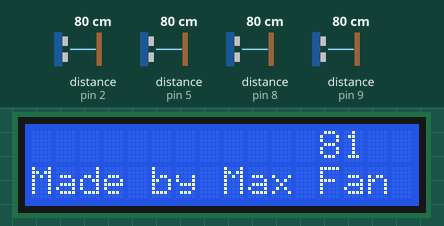
Recording of a sketch running on a simulated Arduino Uno, built with avr-gcc and run on an emulated ATmega328P. Shown: 16×2 character LCD. The inputs (shaded band) are chosen by the test bench; at power-on: distance to the obstacle (sensors on pin 2, pin 5, pin 8, pin 9) 80 cm. The echo pulse lasts 58.3 µs per cm; what the sketch prints to the serial monitor is not drawn.

Above: at 1.2 s.
1.3 s: distance to the obstacle (sensor on pin 2) set to 250 cm
At 1.79 s:
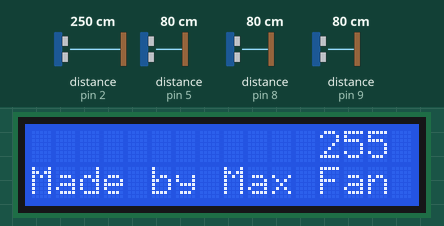
3.2 s: distance to the obstacle (sensor on pin 5) set to 2 cm
At 3.87 s:
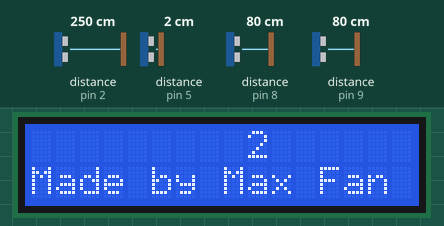
5.3 s: distance to the obstacle (sensor on pin 8) set to 120 cm
At 5.8 s:
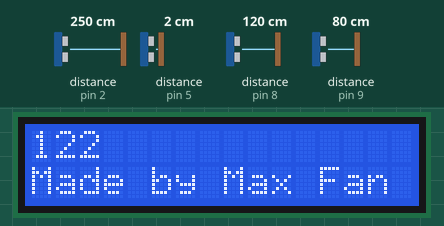
8.4 s: distance to the obstacle (sensor on pin 9) set to 250 cm
At 8.72 s:
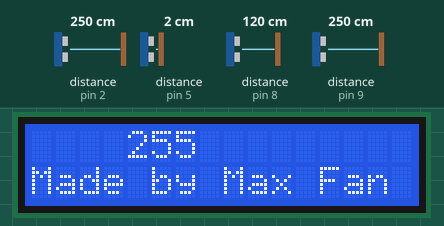
11.5 s: distance to the obstacle (sensor on pin 2) set to 2 cm
At 11.81 s:
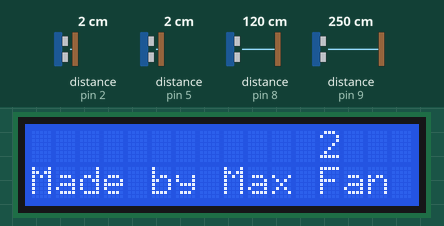
13.2 s: distance to the obstacle (sensor on pin 5) set to 4 cm
At 13.87 s:
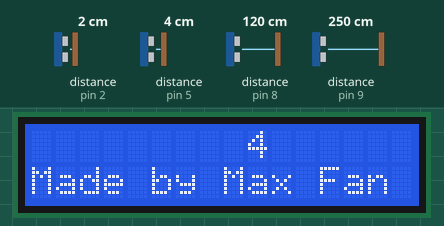

The sketch:

arduino_ultrasound_multi.ino
```cpp
#include <NewPing.h>
#include <LiquidCrystal.h>

#define TRIGGER_PIN 7
#define TRIGGER_PIN_ALT 10
#define TRIGGER_PIN_ALT_1 6
#define TRIGGER_PIN_ALT_2 3


#define ECHO_PIN 8
#define ECHO_PIN_ALT 9
#define ECHO_PIN_ALT_1 5
#define ECHO_PIN_ALT_2 2

#define MAX_DISTANCE 800
#define SONAR_NUM 4

LiquidCrystal lcd(A2,A1,A5,A4,A3,A0);
//NewPing sonar(TRIGGER_PIN, ECHO_PIN, MAX_DISTANCE); // NewPing setup of pins and maximum distance.
//NewPing sonar(TRIGGER_PIN_ALT, ECHO_PIN_ALT, MAX_DISTANCE_ALT);


NewPing sonar[SONAR_NUM] = {   // Sensor object array.
  NewPing(TRIGGER_PIN, ECHO_PIN, MAX_DISTANCE), // Each sensor's trigger pin, echo pin, and max distance to ping.
  NewPing(TRIGGER_PIN_ALT, ECHO_PIN_ALT, MAX_DISTANCE),
  NewPing(TRIGGER_PIN_ALT_1, ECHO_PIN_ALT_1, MAX_DISTANCE),
  NewPing(TRIGGER_PIN_ALT_2, ECHO_PIN_ALT_2, MAX_DISTANCE)
};
int i = 0;

void setup() {
   Serial.begin(9600);
   lcd.begin(16, 2);
   lcd.clear();
}

void loop() {
   delay(10);
   unsigned int uS = sonar[i%SONAR_NUM].ping_median();
   unsigned int dist = sonar[i%SONAR_NUM].convert_cm(uS);

   String stringSerial = '[' + String(i%SONAR_NUM) + ',' + String(dist) + ']';
   Serial.println(stringSerial);

   lcd.clear();
   if ( i%SONAR_NUM == 0 )
   {
     lcd.setCursor(0,0);
     lcd.print(dist);
   } else if( i%SONAR_NUM == 1 ) {
      lcd.setCursor(4,0);
      lcd.print(dist);
   } else if( i%SONAR_NUM == 2 ) {
      lcd.setCursor(9,0);
      lcd.print(dist);
   } else if( i%SONAR_NUM == 3 ) {
      lcd.setCursor(12,0);
      lcd.print(dist);
   } else {
      lcd.setCursor(0,0);
      lcd.print("Error");
      exit(1);
   }

   lcd.setCursor(0,1);
   lcd.print("Made by Max Fan");

   i+=1;
}
```
